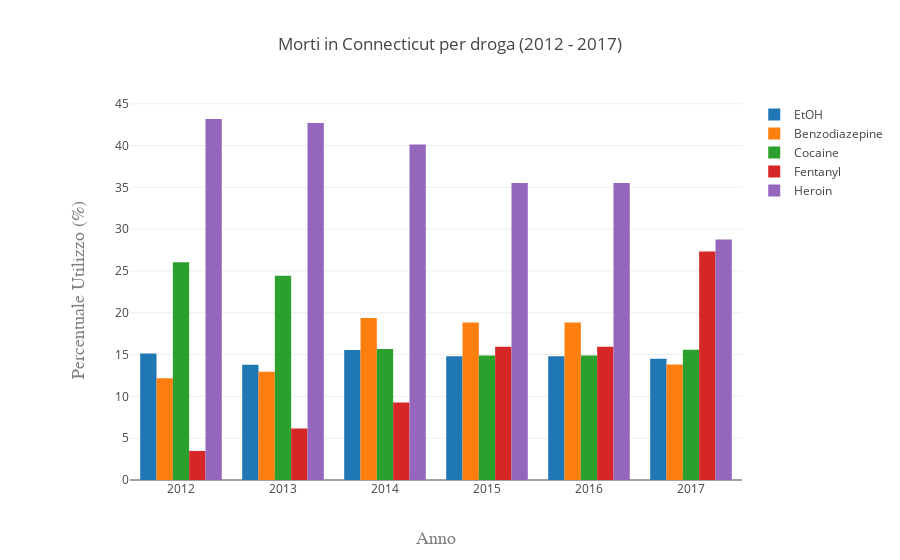

The code cell stored with this chart in its notebook:
### Markdown cell above
### Le Droghe

Heroin $200 per gram ca. https://addictionresource.com/drugs/heroin/heroin-street-value/

Cocaine $300 per gram ca. http://www.narcoticnews.com/drug-prices/cocaine/

Fentanyl $60 per gram ca. https://www.affirmhealth.com/blog/word-on-the-street-fentanyl


Il grafico mostra quali sono le droghe che causano maggiori decessi nel nostro dataset. Si può appurare che tra le posizioni più basse vi sono principalmente droghe considerate come medicamenti, questo ci fa intuire che sono quelle meno diffuse e difficili da comperare senza una ricetta medica. Troviamo infatti tra le droghe più mortali, quelle che sono più conosciute a livello internazionale e di cui si sente più parlare. Tra queste trovaimo l'eroina e la cocaina

### Code cell
dfHeroine = (df.dropna(subset=['Heroin']) == "Y")
dfCocaine = df.dropna(subset=['Cocaine'])== "Y"
dfFentanyl = df.dropna(subset=['Fentanyl'])== "Y"
dfOxyco = df.dropna(subset=['Oxycodone'])== "Y"
dfEtOH = df.dropna(subset=['EtOH'])== "Y"
dfHydrocodone = df.dropna(subset=['Hydrocodone'])== "Y" 
dfBenzodiazepine = df.dropna(subset=['Benzodiazepine'])== "Y"
dfMethadone = df.dropna(subset=['Methadone'])== "Y"
dfAmphet = df.dropna(subset=['Amphet'])== "Y"
dfTramad = df.dropna(subset=['Tramad'])== "Y"
dfMorphine = df.dropna(subset=['Morphine (not heroin)'])== "Y"
dfOther = df.dropna(subset=['Any Opioid'])== "Y"

maskF = dfNew['Sex'] == "Male"
 


names = np.array(['Eroina', 'Cocaina','Fentanyl','Ossicodone','EtOH','Hydrocodone','Benzodiazepine','Metadone','Anfetamine','Tramad','Morfina', 'Altro'])
nums_of_deaths = [np.sum(dfHeroine)['Heroin'],np.sum(dfCocaine)['Cocaine'],np.sum(dfFentanyl)['Fentanyl'],
       np.sum(dfOxyco)['Oxycodone'],np.sum(dfEtOH)['EtOH'],np.sum(dfHydrocodone)['Hydrocodone'],
       np.sum(dfBenzodiazepine)['Benzodiazepine'],np.sum(dfMethadone)['Methadone'],np.sum(dfAmphet )['Amphet'],
       np.sum(dfTramad)['Tramad'],np.sum(dfMorphine )['Morphine (not heroin)'],np.sum(dfOther)['Any Opioid']]
index = np.argsort(nums_of_deaths)
crescent = names[index]
decrescent = crescent[::-1]

def getSums(name):
    myDF = df.dropna(subset=[name])
    dates = pd.to_datetime(myDF.dropna(subset=['Date'])['Date'])
    sums = [0,0,0,0,0,0]
    for date in dates:
        if(date.year == 2012):
            sums[0] += 1
        if(date.year == 2013):
            sums[1] += 1
        if(date.year == 2014):
            sums[2] += 1
        if(date.year == 2015):
            sums[3] += 1
        if(date.year == 2016):
            sums[4] += 1
        if(date.year == 2017):
            sums[5] += 1
    return sums


etoh_sums = getSums('EtOH')
benz_sums = getSums('Benzodiazepine')
coca_sums = getSums('Cocaine')
fent_sums = getSums('Fentanyl')
hero_sums = getSums('Heroin')
total_years = [etoh_sums[0] + benz_sums[0] + coca_sums[0] + fent_sums[0] +hero_sums[0], etoh_sums[1] + benz_sums[1] + coca_sums[1] + fent_sums[1] +hero_sums[1],
              etoh_sums[2] + benz_sums[2] + coca_sums[2] + fent_sums[2] +hero_sums[2], etoh_sums[3] + benz_sums[3] + coca_sums[3] + fent_sums[3] +hero_sums[3],
              etoh_sums[4] + benz_sums[4] + coca_sums[4] + fent_sums[4] +hero_sums[4], etoh_sums[5] + benz_sums[5] + coca_sums[5] + fent_sums[5] +hero_sums[5]]
five_most_total = np.sum(dfEtOH)['EtOH']+np.sum(dfBenzodiazepine)['Benzodiazepine']+np.sum(dfCocaine)['Cocaine']+np.sum(dfFentanyl)['Fentanyl']+np.sum(dfHeroine)['Heroin']

years_names = [2012, 2013, 2014, 2015, 2016, 2017]
for i in range(len(total_years)):
    total_years[i] = total_years[i]/100
trace0 = go.Bar(
    name = "EtOH",
    x=years_names,
    y=[etoh_sums[0]/total_years[0],etoh_sums[1]/total_years[1],etoh_sums[2]/total_years[2],
      etoh_sums[3]/total_years[3],etoh_sums[3]/total_years[3],etoh_sums[4]/total_years[4], etoh_sums[5]/total_years[5]],
    orientation = 'v',
)

trace1 = go.Bar(
    name = "Benzodiazepine",
    x=years_names,
    y=[benz_sums[0]/total_years[0],benz_sums[1]/total_years[1],benz_sums[2]/total_years[2],
      benz_sums[3]/total_years[3],benz_sums[3]/total_years[3],benz_sums[4]/total_years[4], benz_sums[5]/total_years[5]],
    orientation = 'v',
)

trace2 = go.Bar(
    name = "Cocaine",
    x=years_names,
    y=[coca_sums[0]/total_years[0],coca_sums[1]/total_years[1],coca_sums[2]/total_years[2],
      coca_sums[3]/total_years[3],coca_sums[3]/total_years[3],coca_sums[4]/total_years[4], coca_sums[5]/total_years[5]],
    orientation = 'v',
)

trace3 = go.Bar(
    name = "Fentanyl",
    x=years_names,
    y=[fent_sums[0]/total_years[0],fent_sums[1]/total_years[1],fent_sums[2]/total_years[2],
      fent_sums[3]/total_years[3],fent_sums[3]/total_years[3],fent_sums[4]/total_years[4], fent_sums[5]/total_years[5]],
    orientation = 'v',
)
trace4 = go.Bar(
    name = "Heroin",
    x=years_names,
    y=[hero_sums[0]/total_years[0],hero_sums[1]/total_years[1],hero_sums[2]/total_years[2],
      hero_sums[3]/total_years[3],hero_sums[3]/total_years[3],hero_sums[4]/total_years[4], hero_sums[5]/total_years[5]],
    orientation = 'v',
)
data = [trace0,trace1,trace2,trace3,trace4]

layout = go.Layout(
    margin=go.layout.Margin(
        l=130,
    ),
    title='Morti in Connecticut per droga (2012 - 2017)',
    yaxis=dict(
        title='Percentuale Utilizzo (%)',
        titlefont=dict(
            family='Courier New, monospace',
            size=18,
            color='#7f7f7f'
        ),
    ),
    xaxis=dict(
        title='Anno',
        titlefont=dict(
            family='Courier New, monospace',
            size=18,
            color='#7f7f7f'
        )
    ),
)
fig = go.Figure(data=data, layout=layout)
py.iplot(fig, filename='horizontal histogram')

### Figure 1 — Plotly figure (JSON) as saved in the notebook; plotly's stock layout.template omitted (floating-point values rounded to 4 significant figures)
{"data": [{"name": "EtOH", "orientation": "v", "type": "bar", "uid": "c4930d70-0784-11e9-b41f-309c2316f643", "x": [2012, 2013, 2014, 2015, 2016, 2017], "y": [15.14, 13.79, 15.56, 14.81, 14.81, 14.5, 14.37]}, {"name": "Benzodiazepine", "orientation": "v", "type": "bar", "uid": "c4930d71-0784-11e9-ae2b-309c2316f643", "x": [2012, 2013, 2014, 2015, 2016, 2017], "y": [12.16, 12.96, 19.38, 18.84, 18.84, 13.81, 15.49]}, {"name": "Cocaine", "orientation": "v", "type": "bar", "uid": "c4930d72-0784-11e9-9c8c-309c2316f643", "x": [2012, 2013, 2014, 2015, 2016, 2017], "y": [26.05, 24.42, 15.68, 14.9, 14.9, 15.58, 16.28]}, {"name": "Fentanyl", "orientation": "v", "type": "bar", "uid": "c4930d73-0784-11e9-af16-309c2316f643", "x": [2012, 2013, 2014, 2015, 2016, 2017], "y": [3.474, 6.146, 9.259, 15.92, 15.92, 27.34, 31.53]}, {"name": "Heroin", "orientation": "v", "type": "bar", "uid": "c4930d74-0784-11e9-a107-309c2316f643", "x": [2012, 2013, 2014, 2015, 2016, 2017], "y": [43.18, 42.69, 40.12, 35.53, 35.53, 28.77, 22.34]}], "layout": {"margin": {"l": 130}, "title": "Morti in Connecticut per droga (2012 - 2017)", "xaxis": {"title": "Anno", "titlefont": {"color": "#7f7f7f", "family": "Courier New, monospace", "size": 18}}, "yaxis": {"title": "Percentuale Utilizzo (%)", "titlefont": {"color": "#7f7f7f", "family": "Courier New, monospace", "size": 18}}}}
